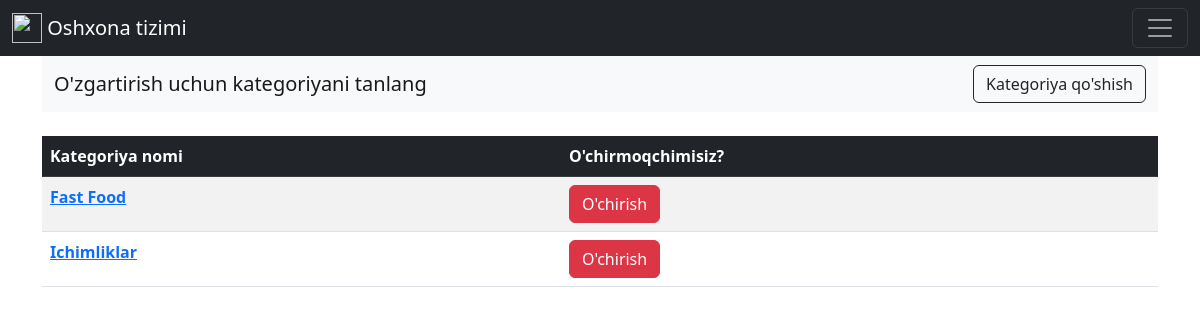
The page /profession/accountant/categories/ (signed in) on the database as committed earlier.
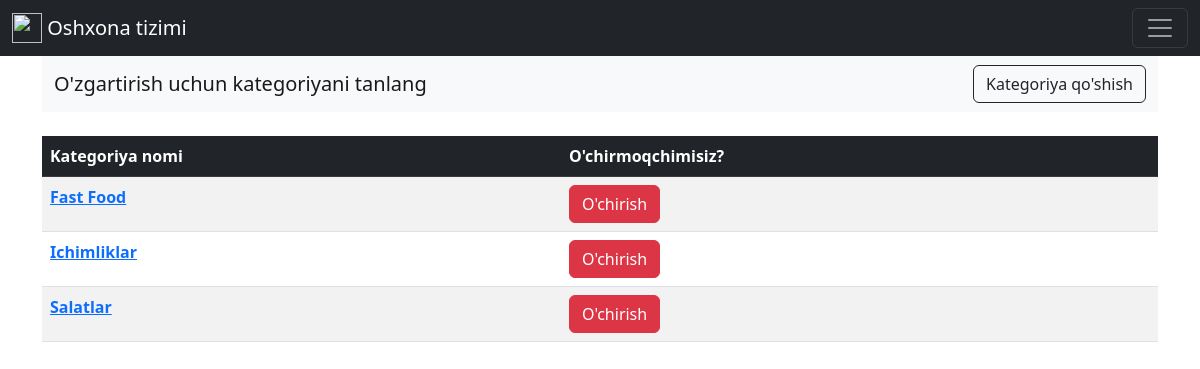
The same page on the database as committed later.
### products/models.py (models this page shows, shortened)
class Category(models.Model):
    name = models.CharField(max_length=50)
    class Meta:
        verbose_name_plural = "Categories"

### products/views.py (the view)
# urls.py: path('accountant/categories/', categories_view, name='categories'),
def categories_view(request):
    if request.user.is_superuser or request.user.profession == 'accountant':
        all_categoies = Category.objects.all()
        return render(request, 'admin_page/categories.html', {
            'categories': all_categoies,
        })
    else:
        return redirect('/page/not_found/')

### template/admin_page/categories.html (shortened to what this page needs)
{% extends 'admin_page/admin.html' %}
{% block content %}
<nav class="navbar bg-light">
  <div class="container-fluid">
    <a class="navbar-brand" href="{% url 'categories' %}">O'zgartirish uchun kategoriyani tanlang</a>
    <a class="btn btn-outline-dark" href="{% url 'create_category' %}" role="button">Kategoriya qo'shish</a>
  </div>
</nav>
<br>
<table class="table table-striped table-hover">
  <thead>
    <tr class="table table-dark">
      <th scope="col">Kategoriya nomi</th>
      <th scope="col">O'chirmoqchimisiz?</th>
    </tr>
  </thead>
  <tbody>
  {% for category in categories %}
    <tr>
      <th scope="row"><a href="{% url 'update_category' category.pk %}">{{ category.name }}</a></th>
      <td><a href="{% url 'delete_category' category.pk %}" class="btn btn-danger">O'chirish</a></td>
    </tr>
  {% endfor %}
  </tbody>
</table>
{% endblock content %}

Rows that differ between the two databases and show on the page:
added Category: name "Salatlar"
